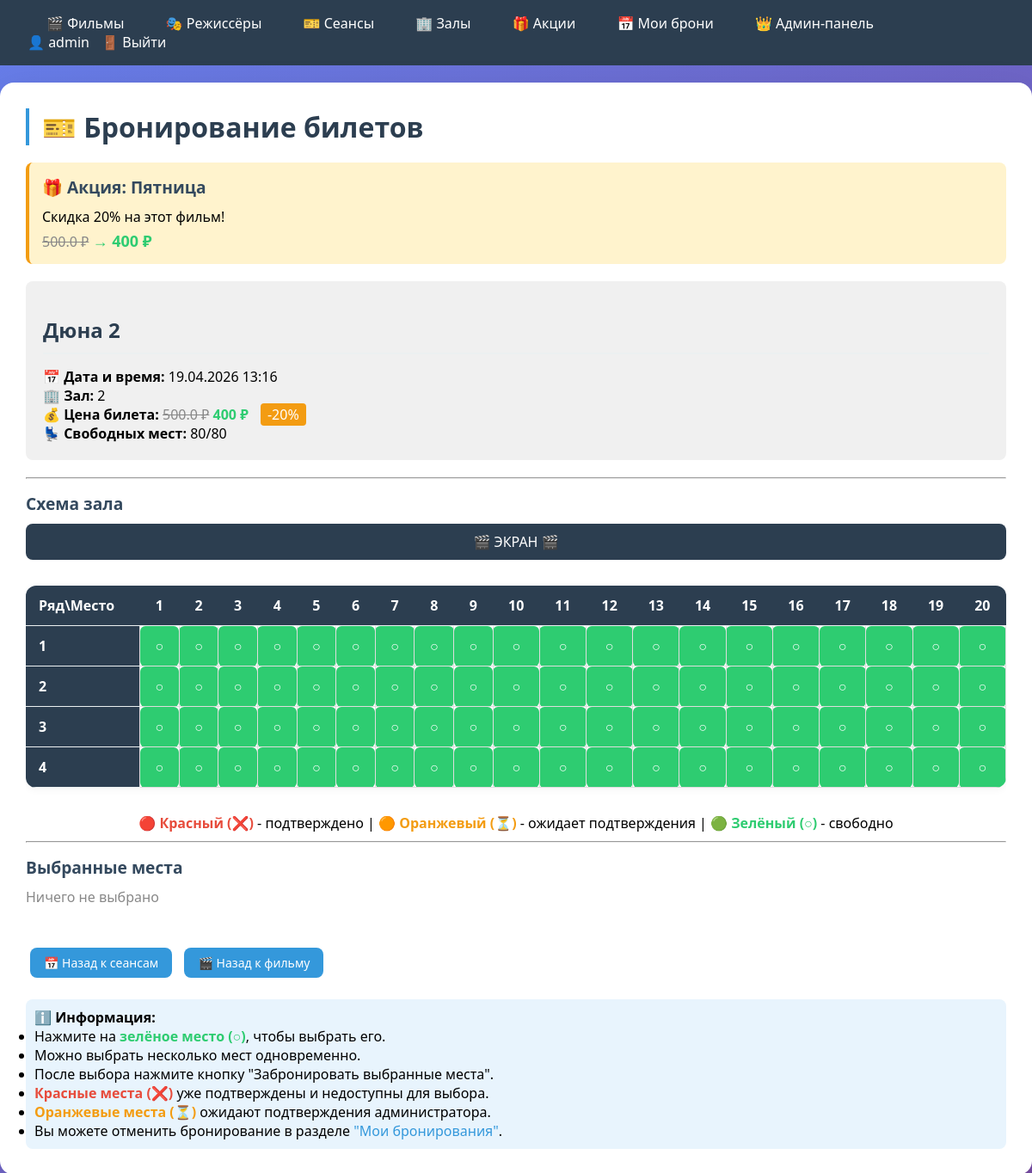
/sessions/11/ (signed in), run on the app's committed database.
### cinema/models.py (models this page shows, shortened)
class User(AbstractUser):
    birth_date = models.DateField('Дата рождения', null=True, blank=True)
    groups = models.ManyToManyField(
        'auth.Group',
        verbose_name='groups',
        blank=True,
        help_text='The groups this user belongs to.',
        related_name='cinema_user_set',
        related_query_name='cinema_user',
    )
    user_permissions = models.ManyToManyField(
        'auth.Permission',
        verbose_name='user permissions',
        blank=True,
        help_text='Specific permissions for this user.',
        related_name='cinema_user_set',
        related_query_name='cinema_user',
    )
    class Meta:
        verbose_name = 'Пользователь'
        verbose_name_plural = 'Пользователи'
        swappable = 'AUTH_USER_MODEL'

class Promotion(models.Model):
    name = models.CharField('Название акции', max_length=200)
    description = models.TextField('Описание')
    discount_percent = models.IntegerField('Скидка %')
    start_date = models.DateField('Дата начала')
    end_date = models.DateField('Дата окончания')
    movies = models.ManyToManyField(Movie, through='MoviePromotion', verbose_name='Фильмы', blank=True)
    is_active = models.BooleanField('Активна', default=True)
    class Meta:
        verbose_name = 'Акция'
        verbose_name_plural = 'Акции'

class Session(models.Model):
    movie = models.ForeignKey(Movie, on_delete=models.CASCADE, verbose_name='Фильм', related_name='sessions')
    hall = models.ForeignKey(Hall, on_delete=models.CASCADE, verbose_name='Зал', related_name='sessions')
    start_time = models.DateTimeField('Время начала')
    price = models.DecimalField('Цена', max_digits=8, decimal_places=2)
    def available_seats(self):
        occupied = self.bookings.filter(status__in=['confirmed', 'pending']).count()
        return self.hall.capacity - occupied
    def get_active_promotion(self):
        from django.utils import timezone
        today = timezone.now().date()
        promotions = self.movie.promotion_set.filter(
            is_active=True,
            start_date__lte=today,
            end_date__gte=today
        )
        return promotions.first() if promotions.exists() else None
    def get_discounted_price(self):
        promotion = self.get_active_promotion()
        if promotion:
            discount = promotion.discount_percent
            return float(self.price) * (1 - discount / 100)
        return float(self.price)
    class Meta:
        verbose_name = 'Сеанс'
        verbose_name_plural = 'Сеансы'

class Movie(models.Model):
    title = models.CharField('Название', max_length=200)
    description = models.TextField('Описание')
    duration_min = models.IntegerField('Длительность (мин)')
    rating = models.FloatField('Рейтинг', default=0.0)
    poster = models.ImageField('Постер', upload_to='posters/', blank=True, null=True)
    release_year = models.IntegerField('Год выпуска')
    director = models.ForeignKey(Director, on_delete=models.SET_NULL, null=True, blank=True, verbose_name='Режиссёр',
                                 related_name='movies')
    genres = models.ManyToManyField(Genre, through='MovieGenre', verbose_name='Жанры')
    class Meta:
        verbose_name = 'Фильм'
        verbose_name_plural = 'Фильмы'

class Hall(models.Model):
    number = models.IntegerField('Номер зала', unique=True)
    capacity = models.IntegerField('Вместимость')
    sound_system = models.CharField('Звуковая система', max_length=100)
    class Meta:
        verbose_name = 'Кинозал'
        verbose_name_plural = 'Кинозалы'

### cinema/views.py (the view, shortened to what this page needs)
# urls.py: path('sessions/<int:pk>/', views.session_detail, name='session_detail'),
@login_required
@login_required
@login_required
def session_detail(request, pk):
    session = get_object_or_404(Session, pk=pk)
    promotion = session.get_active_promotion()
    discounted_price = session.get_discounted_price()
    original_price = float(session.price)
    confirmed_bookings = session.bookings.filter(status='confirmed')
    pending_bookings = session.bookings.filter(status='pending')
    occupied_seats = [f"{b.seat_row}_{b.seat_number}" for b in confirmed_bookings]
    pending_seats = [f"{b.seat_row}_{b.seat_number}" for b in pending_bookings]
    seats_per_row = 20
    rows_count = session.hall.capacity // seats_per_row
    rows_range = list(range(1, rows_count + 1))
    seats_range = list(range(1, seats_per_row + 1))
    import json
    occupied_seats_json = json.dumps(occupied_seats)
    pending_seats_json = json.dumps(pending_seats)
    return render(request, 'cinema/session_detail.html', {
        'session': session,
        'occupied_seats_json': occupied_seats_json,
        'pending_seats_json': pending_seats_json,
        'hall': session.hall,
        'rows_range': rows_range,
        'seats_range': seats_range,
        'rows_count': rows_count,
        'seats_per_row': seats_per_row,
        'promotion': promotion,
        'original_price': original_price,
        'discounted_price': discounted_price,
    })

### cinema/templates/cinema/session_detail.html (shortened to what this page needs)
{% extends 'cinema/base.html' %}
{% block content %}
<h1>🎫 Бронирование билетов</h1>
{% if promotion %}
    <div style="background: #fff3cd; border-left: 4px solid #f39c12; padding: 15px; border-radius: 8px; margin-bottom: 20px;">
        <h3 style="margin: 0 0 10px 0;">🎁 Акция: {{ promotion.name }}</h3>
        <p style="margin: 0;">Скидка {{ promotion.discount_percent }}% на этот фильм!</p>
        <p style="margin: 5px 0 0 0;">
            <span style="text-decoration: line-through; color: #888;">{{ original_price }} ₽</span>
            <strong style="color: #2ecc71; font-size: 18px;"> → {{ discounted_price|floatformat:0 }} ₽</strong>
        </p>
    </div>
{% endif %}
<div style="background: #f0f0f0; padding: 20px; border-radius: 8px; margin-bottom: 20px;">
    <h2>{{ session.movie.title }}</h2>
    <p><strong>📅 Дата и время:</strong> {{ session.start_time|date:"d.m.Y H:i" }}</p>
    <p><strong>🏢 Зал:</strong> {{ session.hall.number }}</p>
    <p><strong>💰 Цена билета:</strong>
        {% if promotion %}
            <span style="text-decoration: line-through; color: #888;">{{ original_price }} ₽</span>
            <strong style="color: #2ecc71;">{{ discounted_price|floatformat:0 }} ₽</strong>
            <span style="background: #f39c12; color: white; padding: 2px 8px; border-radius: 4px; margin-left: 10px;">-{{ promotion.discount_percent }}%</span>
        {% else %}
            {{ original_price }} ₽
        {% endif %}
    </p>
    <p><strong>💺 Свободных мест:</strong> <span id="available-seats">{{ session.available_seats }}</span>/{{ session.hall.capacity }}</p>
</div>
<hr>
<h3>Схема зала</h3>
<p style="text-align: center; margin: 10px 0; padding: 10px; background: #2c3e50; color: white; border-radius: 8px;">🎬 ЭКРАН 🎬</p>
<div style="overflow-x: auto;">
    <table style="border-collapse: collapse; margin: 20px auto;">
        <thead>
            <tr>
                <th style="width: 60px; background: #2c3e50; color: white;">Ряд\Место</th>
                {% for seat in seats_range %}
                    <th style="width: 40px; text-align: center; background: #2c3e50; color: white;">{{ seat }}</th>
                {% endfor %}
            </tr>
        </thead>
        <tbody>
            {% for row in rows_range %}
            <tr id="row_{{ row }}">
                <th style="background: #2c3e50; color: white;">{{ row }}</th>
                {% for seat in seats_range %}
                    <td id="seat_{{ row }}_{{ seat }}"
                        data-row="{{ row }}"
                        data-seat="{{ seat }}"
                        class="seat"
                        style="width: 40px; height: 40px; text-align: center; border: 1px solid #ddd;">
                    </td>
                {% endfor %}
            </tr>
            {% endfor %}
        </tbody>
    </table>
</div>
<div style="text-align: center; margin: 10px 0;">
    <p>🔴 <span style="color: #e74c3c; font-weight: bold;">Красный (❌)</span> - подтверждено |
       🟠 <span style="color: #f39c12; font-weight: bold;">Оранжевый (⏳)</span> - ожидает подтверждения |
       🟢 <span style="color: #2ecc71; font-weight: bold;">Зелёный (○)</span> - свободно
</div>
<hr>
<h3>Выбранные места</h3>
<div id="selected-seats-list" style="min-height: 50px; margin-bottom: 15px;">
</div>
<a href="{% url 'session_list' %}" class="btn">📅 Назад к сеансам</a>
<a href="{% url 'movie_detail' session.movie.id %}" class="btn">🎬 Назад к фильму</a>
<div style="margin-top: 20px; padding: 10px; background: #e8f4fd; border-radius: 8px;">
    <p><strong>ℹ️ Информация:</strong></p>
    <ul>
        <li>Нажмите на <span style="color: #2ecc71; font-weight: bold;">зелёное место (○)</span>, чтобы выбрать его.</li>
        <li>Можно выбрать несколько мест одновременно.</li>
        <li>После выбора нажмите кнопку "Забронировать выбранные места".</li>
        <li><span style="color: #e74c3c; font-weight: bold;">Красные места (❌)</span> уже подтверждены и недоступны для выбора.</li>
        <li><span style="color: #f39c12; font-weight: bold;">Оранжевые места (⏳)</span> ожидают подтверждения администратора.</li>
        <li>Вы можете отменить бронирование в разделе <a href="{% url 'my_bookings' %}">"Мои бронирования"</a>.</li>
    </ul>
</div>
{% endblock %}

### cinema/templates/cinema/base.html (shortened to what this page needs)
{% load static %}
<!DOCTYPE html>
<html lang="ru">
<head>
    <link rel="stylesheet" href="{% static 'cinema/style.css' %}">
</head>
<body>
    <nav>
        <div>
            <a href="{% url 'movie_list' %}">🎬 Фильмы</a>
            <a href="{% url 'director_list' %}">🎭 Режиссёры</a>
            <a href="{% url 'session_list' %}">🎫 Сеансы</a>
            <a href="{% url 'hall_list' %}">🏢 Залы</a>
            <a href="{% url 'promotion_list' %}">🎁 Акции</a>
            {% if user.is_authenticated %}
                <a href="{% url 'my_bookings' %}">📅 Мои брони</a>
            {% endif %}
            {% if user.is_staff %}
                <a href="{% url 'admin_panel' %}">👑 Админ-панель</a>
            {% endif %}
        </div>
        <div>
            {% if user.is_authenticated %}
                <span>👤 {{ user.username }}</span>
                <form method="post" action="{% url 'logout' %}" style="display: inline;">
                    <button type="submit">🚪 Выйти</button>
                </form>
            {% else %}
                <a href="{% url 'login' %}">🔐 Вход</a>
                <a href="{% url 'register' %}">📝 Регистрация</a>
            {% endif %}
        </div>
    </nav>
    <div class="container">
        {% block content %}{% endblock %}
    </div>
</body>
</html>

### cinema/static/cinema/style.css (style rules this page uses)
* { margin: 0; padding: 0; box-sizing: border-box; }
body { font-family: Arial, sans-serif; background: #f5f5f5; }
nav { background: #2c3e50; color: white; padding: 1rem 2rem; display: flex; justify-content: space-between; align-items: center; flex-wrap: wrap; }
nav a { color: white; text-decoration: none; margin: 0 10px; }
nav button { background: none; border: none; color: white; cursor: pointer; font: inherit; margin: 0 10px; }
.container { max-width: 1200px; margin: 20px auto; padding: 20px; background: white; border-radius: 8px; box-shadow: 0 0 10px rgba(0, 0, 0, 0.1); }
h1 { margin-bottom: 20px; color: #2c3e50; }
table { width: 100%; border-collapse: collapse; margin: 20px 0; }
th, td { padding: 12px; text-align: left; border-bottom: 1px solid #ddd; }
th { background: #2c3e50; color: white; }
.btn { display: inline-block; padding: 8px 16px; background: #3498db; color: white; text-decoration: none; border-radius: 4px; margin: 5px; border: none; cursor: pointer; font-size: 14px; }
.seat { transition: all 0.2s ease; cursor: pointer; }
.seat.free { background: #2ecc71; color: white; }
a { text-decoration: none !important; }
.btn { text-decoration: none !important; }
body { font-family: 'Segoe UI', Tahoma, Geneva, Verdana, sans-serif; background: linear-gradient(135deg, #667eea 0%, #764ba2 100%); min-height: 100vh; }
a { text-decoration: none; color: #3498db; transition: all 0.3s ease; position: relative; }
nav a { color: white; font-weight: 500; padding: 8px 12px; border-radius: 8px; transition: all 0.3s ease; }
.container { max-width: 1200px; margin: 20px auto; padding: 30px; background: white; border-radius: 16px; box-shadow: 0 10px 40px rgba(0, 0, 0, 0.1); }
h1 { font-size: 2rem; color: #2c3e50; margin-bottom: 20px; border-left: 4px solid #3498db; padding-left: 15px; }
h2 { font-size: 1.5rem; color: #2c3e50; margin: 20px 0 15px 0; border-bottom: 2px solid #ecf0f1; padding-bottom: 10px; }
h3 { font-size: 1.2rem; color: #34495e; margin: 15px 0 10px 0; }
table { width: 100%; border-collapse: collapse; margin: 20px 0; border-radius: 12px; overflow: hidden; box-shadow: 0 2px 10px rgba(0, 0, 0, 0.05); }
th, td { padding: 12px 15px; text-align: left; border-bottom: 1px solid #ecf0f1; }
th { background: #2c3e50; color: white; font-weight: 600; }
.btn { display: inline-block; padding: 8px 16px; border-radius: 8px; font-size: 14px; font-weight: 500; text-align: center; cursor: pointer; transition: all 0.3s ease; border: none; background: #3498db; color: white; }
.seat { transition: all 0.2s ease; cursor: pointer; border-radius: 6px; }

### cinema/templates/cinema/session_detail.html (style rules this page uses)
.seat { transition: all 0.2s ease; cursor: pointer; }

### data on the page
User: username "admin"
Promotion: name "Пятница", discount_percent "20"
Session: movie "Дюна 2", start_time "19.04.2026 13:16", hall.number "2", available_seats "80", hall.capacity "80"

### other printed values
{{ original_price }} "500.0"
{{ discounted_price|floatformat:0 }} "400"
{{ seat }} "1" "2" "3" "4" "5" "6" "7" "8" "9" "10" "11" "12" "13" "14" "15" "16" "17" "18" "19" "20"
{{ row }} "1" "2" "3" "4"
